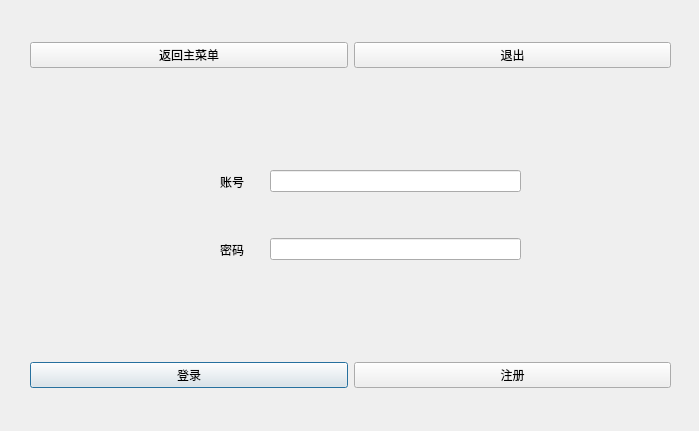
<?xml version="1.0" encoding="UTF-8"?>
<ui version="4.0">
 <class>TeamLogin</class>
 <widget class="QDialog" name="TeamLogin">
  <property name="geometry">
   <rect>
    <x>0</x>
    <y>0</y>
    <width>699</width>
    <height>431</height>
   </rect>
  </property>
  <property name="maximumSize">
   <size>
    <width>699</width>
    <height>431</height>
   </size>
  </property>
  <property name="windowTitle">
   <string>Dialog</string>
  </property>
  <widget class="QWidget" name="verticalLayoutWidget">
   <property name="geometry">
    <rect>
     <x>270</x>
     <y>130</y>
     <width>251</width>
     <height>171</height>
    </rect>
   </property>
   <layout class="QVBoxLayout" name="verticalLayout">
    <item>
     <widget class="QLineEdit" name="lineEdit"/>
    </item>
    <item>
     <widget class="QLineEdit" name="lineEdit_2"/>
    </item>
   </layout>
  </widget>
  <widget class="QWidget" name="horizontalLayoutWidget_2">
   <property name="geometry">
    <rect>
     <x>30</x>
     <y>350</y>
     <width>641</width>
     <height>51</height>
    </rect>
   </property>
   <layout class="QHBoxLayout" name="horizontalLayout_2">
    <item>
     <widget class="QPushButton" name="pushButton_3">
      <property name="text">
       <string>登录</string>
      </property>
     </widget>
    </item>
    <item>
     <widget class="QPushButton" name="pushButton_4">
      <property name="text">
       <string>注册</string>
      </property>
     </widget>
    </item>
   </layout>
  </widget>
  <widget class="QWidget" name="verticalLayoutWidget_2">
   <property name="geometry">
    <rect>
     <x>220</x>
     <y>150</y>
     <width>41</width>
     <height>131</height>
    </rect>
   </property>
   <layout class="QVBoxLayout" name="verticalLayout_2">
    <item>
     <widget class="QLabel" name="label">
      <property name="text">
       <string>账号</string>
      </property>
     </widget>
    </item>
    <item>
     <widget class="QLabel" name="label_2">
      <property name="text">
       <string>密码</string>
      </property>
     </widget>
    </item>
   </layout>
  </widget>
  <widget class="QWidget" name="horizontalLayoutWidget">
   <property name="geometry">
    <rect>
     <x>30</x>
     <y>30</y>
     <width>641</width>
     <height>51</height>
    </rect>
   </property>
   <layout class="QHBoxLayout" name="horizontalLayout">
    <item>
     <widget class="QPushButton" name="pushButton_2">
      <property name="text">
       <string>返回主菜单</string>
      </property>
     </widget>
    </item>
    <item>
     <widget class="QPushButton" name="pushButton">
      <property name="text">
       <string>退出</string>
      </property>
     </widget>
    </item>
   </layout>
  </widget>
 </widget>
 <resources/>
 <connections/>
</ui>
